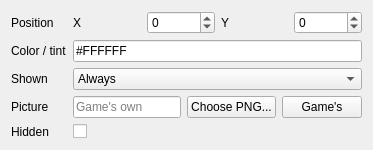
             <widget class="QWidget" name="titleGenericPropertiesPage">
              <layout class="QFormLayout" name="titleGenericPropertiesLayout">
               <item row="0" column="0">
                <widget class="QLabel" name="titlePositionLabel">
                 <property name="text">
                  <string>Position</string>
                 </property>
                </widget>
               </item>
               <item row="0" column="1">
                <layout class="QHBoxLayout" name="titlePositionLayout">
                 <item>
                  <widget class="QLabel" name="titleXLabel">
                   <property name="text">
                    <string>X</string>
                   </property>
                  </widget>
                 </item>
                 <item>
                  <widget class="QSpinBox" name="titleXSpin">
                   <property name="minimum">
                    <number>-999</number>
                   </property>
                   <property name="maximum">
                    <number>999</number>
                   </property>
                  </widget>
                 </item>
                 <item>
                  <widget class="QLabel" name="titleYLabel">
                   <property name="text">
                    <string>Y</string>
                   </property>
                  </widget>
                 </item>
                 <item>
                  <widget class="QSpinBox" name="titleYSpin">
                   <property name="minimum">
                    <number>-999</number>
                   </property>
                   <property name="maximum">
                    <number>999</number>
                   </property>
                  </widget>
                 </item>
                </layout>
               </item>
               <item row="1" column="0">
                <widget class="QLabel" name="titleTintLabel">
                 <property name="text">
                  <string>Color / tint</string>
                 </property>
                </widget>
               </item>
               <item row="1" column="1">
                <widget class="QLineEdit" name="titleTintEdit">
                 <property name="text">
                  <string>#FFFFFF</string>
                 </property>
                </widget>
               </item>
               <item row="2" column="0">
                <widget class="QLabel" name="titleShownLabel">
                 <property name="text">
                  <string>Shown</string>
                 </property>
                </widget>
               </item>
               <item row="2" column="1">
                <widget class="QComboBox" name="titleShownCombo">
                 <item>
                  <property name="text">
                   <string>Always</string>
                  </property>
                 </item>
                 <item>
                  <property name="text">
                   <string>With menu</string>
                  </property>
                 </item>
                 <item>
                  <property name="text">
                   <string>Without menu</string>
                  </property>
                 </item>
                </widget>
               </item>
               <item row="3" column="0">
                <widget class="QLabel" name="titleImageLabel">
                 <property name="text">
                  <string>Picture</string>
                 </property>
                </widget>
               </item>
               <item row="3" column="1">
                <layout class="QHBoxLayout" name="titleImageLayout">
                 <item>
                  <widget class="QLineEdit" name="titleImagePathEdit">
                   <property name="readOnly">
                    <bool>true</bool>
                   </property>
                   <property name="placeholderText">
                    <string>Game's own</string>
                   </property>
                  </widget>
                 </item>
                 <item>
                  <widget class="QPushButton" name="chooseTitleImageButton">
                   <property name="text">
                    <string>Choose PNG...</string>
                   </property>
                  </widget>
                 </item>
                 <item>
                  <widget class="QPushButton" name="useGameTitleImageButton">
                   <property name="text">
                    <string>Game's</string>
                   </property>
                  </widget>
                 </item>
                </layout>
               </item>
               <item row="4" column="0">
                <widget class="QLabel" name="titleHiddenLabel">
                 <property name="text">
                  <string>Hidden</string>
                 </property>
                </widget>
               </item>
               <item row="4" column="1">
                <widget class="QCheckBox" name="titleHiddenCheck" />
               </item>
              </layout>
             </widget>
